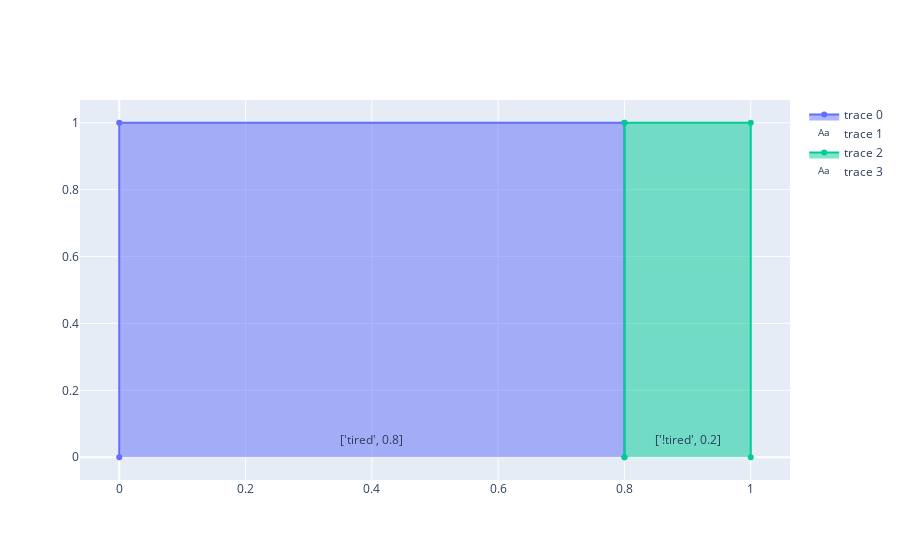

The code cell stored with this chart in its notebook:
### Code cell
caseModTest = go.Figure()
print(casesInCaseModel)
count = 0
sum = 0
for case in casesInCaseModel:
    print(count, case)
    case.sort(key=lambda x: x if isinstance(x, str) else "")
    value = case[0]
    case.remove(value)
    case.append(value)
    #print(case, value)
    #print the case model
    size = case[len(case)-1]
    caseModTest.add_trace(go.Scatter(x=[sum,sum,sum+value,sum+value], y=[0,1,1,0], fill="toself"))
    caseModTest.add_trace(go.Scatter(x=[sum + value/2], y=[0.05],text=[case],mode="text"))
    sum = value + sum
    count = count+1

caseModTest.show()
bn
casesInCaseModel

### Figure 1 — Plotly figure (JSON) as saved in the notebook; plotly's stock layout.template omitted (floating-point values rounded to 4 significant figures)
{"data": [{"fill": "toself", "type": "scatter", "x": [0, 0, 0.8, 0.8], "y": [0, 1, 1, 0]}, {"mode": "text", "text": ["['tired', 0.8]"], "type": "scatter", "x": [0.4], "y": [0.05]}, {"fill": "toself", "type": "scatter", "x": [0.8, 0.8, 1, 1], "y": [0, 1, 1, 0]}, {"mode": "text", "text": ["['!tired', 0.2]"], "type": "scatter", "x": [0.9], "y": [0.05]}], "layout": {}}
